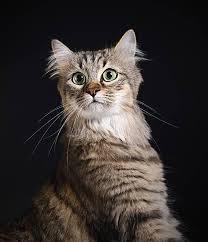
#> input picture Photos/cat.jpg, 208 x 242 px
$ python contour.py
#> lines starting #> are read from the running program, lines starting #| are printed output that depends on the picture; after the words box and inside, x2 and y2 are one past the last pixel; in counts of white or black regions, pixels touching at a corner belong together
# boundries of object that join line or curve

import cv2 as cv
import numpy as np

img = cv.imread('Photos/cat.jpg')
#> img is the input picture: shape (242, 208, 3); mean B, G, R 48.3, 50.7, 56.5

grey = cv.cvtColor(img,cv.COLOR_BGR2GRAY)
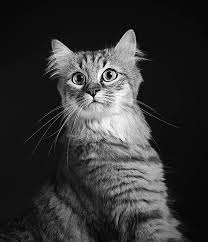
#> grey: shape (242, 208); min 0, max 254, mean 52.1
cv.imshow('grey',grey)

canny = cv.Canny(grey,150,200)
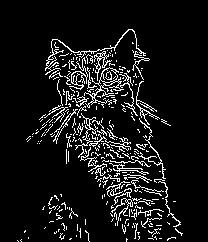
#> canny: shape (242, 208); 8.7% white in thin lines or dots, all inside (x1, y1, x2, y2) = (17, 29, 183, 242)
cv.imshow('canny',canny)

blank = np.zeros(img.shape,dtype=np.uint8)
cv.imshow('blank',blank)


contours , hierarchies = cv.findContours(canny,cv.RETR_LIST,cv.CHAIN_APPROX_NONE)
#> contours = 351 contours, 332 with area under 20; largest, box (x1, y1, x2, y2) and area: (84, 67, 124, 108) 302, (100, 67, 118, 83) 172, (94, 51, 112, 81) 82, (45, 29, 146, 75) 74, (136, 81, 160, 125) 62
print (len(contours))
#| 351

cv.drawContours(blank,contours,-1,(0,0,255),1)
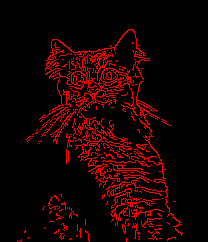
#> blank: shape (242, 208, 3); mean of channels 0, 1, 2 0, 0, 22.2; drawn as B, G, R
cv.imshow('contours',blank)
cv.waitKey(0)

$ run again, with Photos/park.jpg copied over Photos/cat.jpg
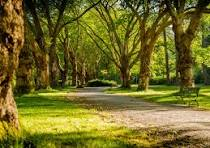
#> input picture Photos/park.jpg, 210 x 148 px
#> img is the input picture: shape (148, 210, 3); mean B, G, R 39.8, 107.8, 114.1
#> `canny = cv.Canny(grey,150,200)`:
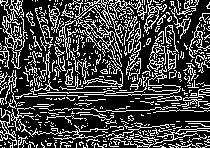
#> canny: shape (148, 210); 27% white in thin lines or dots
#> contours = 592 contours, 549 with area under 20; largest, box (x1, y1, x2, y2) and area: (59, 0, 131, 60) 644, (77, 7, 104, 38) 348, (144, 0, 163, 33) 202, (0, 0, 24, 69) 182, (109, 0, 147, 20) 147
#| 592
#> `cv.drawContours(blank,contours,-1,(0,0,255),1)`:
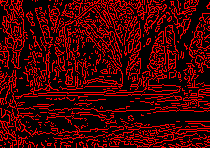
#> blank: shape (148, 210, 3); mean of channels 0, 1, 2 0, 0, 68.8; drawn as B, G, R
